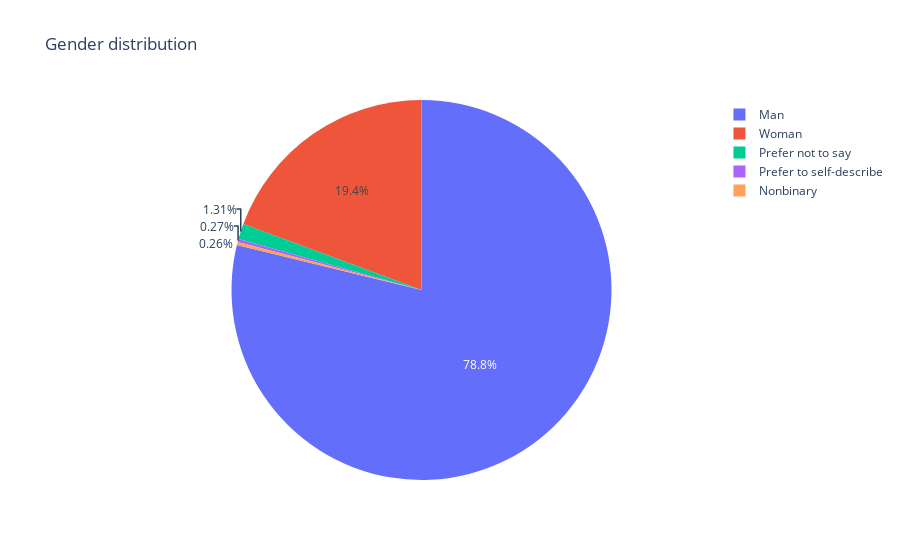

The notebook cell saved with this chart:
### Code cell
fig = px.pie(Q1, values='Q3', names='Q2', title='Gender distribution')
fig.show()

### Figure 1 — Plotly figure (JSON) as saved in the notebook; plotly's stock layout.template omitted (floating-point values rounded to 4 significant figures)
{"data": [{"domain": {"x": [0, 1], "y": [0, 1]}, "hovertemplate": "Q2=%{label}<br>Q3=%{value}<extra></extra>", "labels": ["Man", "Woman", "Prefer not to say", "Prefer to self-describe", "Nonbinary"], "legendgroup": "", "name": "", "showlegend": true, "type": "pie", "values": [15789, 3878, 263, 54, 52]}], "layout": {"legend": {"tracegroupgap": 0}, "title": {"text": "Gender distribution"}}}
